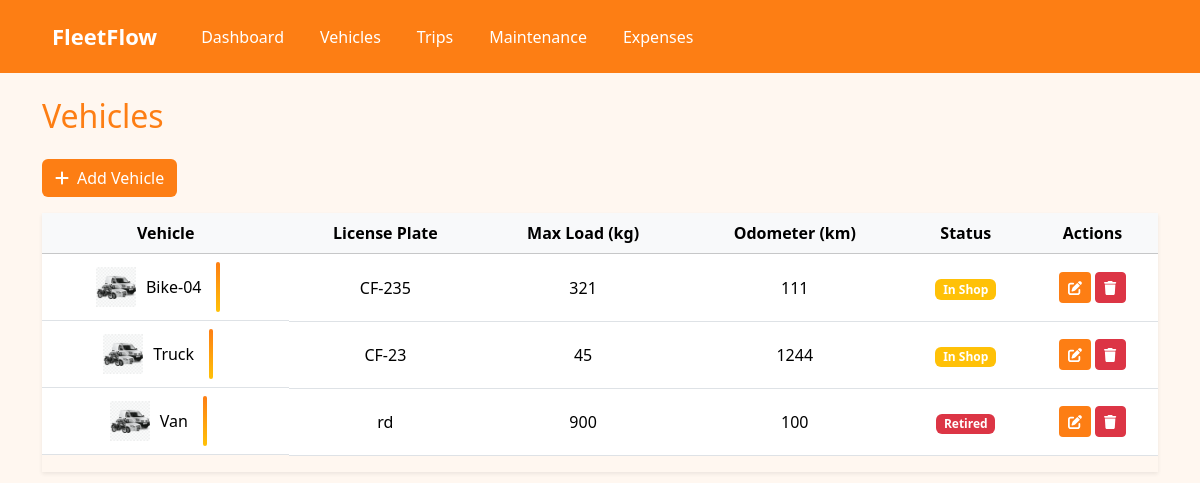
The page /vehicles (signed in) on the database its author committed.
### main/models.py (models this page shows, shortened)
class Vehicle(db.Model):
    id = db.Column(db.Integer, primary_key=True)
    name = db.Column(db.String(100), nullable=False)
    license_plate = db.Column(db.String(20), unique=True, nullable=False)
    max_load = db.Column(db.Integer, nullable=False)
    odometer = db.Column(db.Integer, nullable=False)
    status = db.Column(db.String(20), nullable=False, default="Available")
    created_at = db.Column(db.DateTime, default=datetime.utcnow)
    updated_at = db.Column(db.DateTime, default=datetime.utcnow, onupdate=datetime.utcnow)
    maintenances = db.relationship("Maintenance", backref="vehicle", lazy=True)
    expenses = db.relationship('Expense', backref='vehicle', lazy=True)
    trips = db.relationship("Trip", backref="vehicle", lazy=True)

### main/route.py (the view, shortened to what this page needs)
def vehicles_page():
    if "user" not in session:
        flash("Please login first!")
        return redirect(url_for("login"))
    vehicles = Vehicle.query.all()
    return render_template("vehicles.html", vehicles=vehicles)

### main/templates/vehicles.html (shortened to what this page needs)
<!DOCTYPE html>
<html lang="en">
<head>
  <link href="https://cdn.jsdelivr.net/npm/bootstrap@5.3.2/dist/css/bootstrap.min.css" rel="stylesheet" />
  <link rel="stylesheet" href="https://cdnjs.cloudflare.com/ajax/libs/font-awesome/6.5.0/css/all.min.css">
  <link rel="stylesheet" href="{{ url_for('static', filename='css/style.css') }}" />
</head>
<body>
  <nav class="navbar navbar-expand-lg navbar-dark" style="background-color: #fd7e14;">
    <div class="container-fluid">
      <a class="navbar-brand text-white" href="{{ url_for('dashboard') }}">FleetFlow</a>
      <div class="collapse navbar-collapse">
        <ul class="navbar-nav me-auto mb-2 mb-lg-0">
          <li class="nav-item"><a class="nav-link text-white" href="{{ url_for('dashboard') }}">Dashboard</a></li>
          <li class="nav-item"><a class="nav-link active text-white" href="{{ url_for('vehicles_page') }}">Vehicles</a></li>
          <li class="nav-item"><a class="nav-link text-white" href="{{ url_for('trips_page') }}">Trips</a></li>
          <li class="nav-item"><a class="nav-link text-white" href="{{ url_for('add_maintenance') }}">Maintenance</a></li>
          <li class="nav-item"><a class="nav-link text-white" href="{{ url_for('expenses_page') }}">Expenses</a></li>
        </ul>
      </div>
    </div>
  </nav>
  <div class="container my-4">
    <h2 class="mb-4" style="color: #fd7e14;">Vehicles</h2>
    <button class="btn" style="background-color:#fd7e14; color:white;" data-bs-toggle="modal" data-bs-target="#addVehicleModal">
      <i class="fa fa-plus me-2"></i>Add Vehicle
    </button>
    <div class="table-responsive shadow-sm mt-3">
      <table class="table table-hover align-middle text-center">
        <thead class="table-light">
          <tr>
            <th>Vehicle</th>
            <th>License Plate</th>
            <th>Max Load (kg)</th>
            <th>Odometer (km)</th>
            <th>Status</th>
            <th>Actions</th>
          </tr>
        </thead>
        <tbody id="vehicleTableBody">
          {% for vehicle in vehicles %}
          <tr>
            <td class="d-flex align-items-center justify-content-center">
              <img src="{{ url_for('static', filename='image/final.png') }}" class="vehicle-icon" alt="{{ vehicle.name }}">
              {{ vehicle.name }}
              <div class="vertical-line"></div>
            </td>
            <td>{{ vehicle.license_plate }}</td>
            <td>{{ vehicle.max_load }}</td>
            <td>{{ vehicle.odometer }}</td>
            <td>
              {% if vehicle.status == "Available" %}
                <span class="badge bg-success">{{ vehicle.status }}</span>
              {% elif vehicle.status == "In Shop" %}
                <span class="badge bg-warning">{{ vehicle.status }}</span>
              {% else %}
                <span class="badge bg-danger">{{ vehicle.status }}</span>
              {% endif %}
            </td>
            <td>
              <button class="btn btn-sm" style="background-color:#fd7e14; color:white;"><i class="fa fa-edit"></i></button>
              <button class="btn btn-sm btn-danger"><i class="fa fa-trash"></i></button>
            </td>
          </tr>
          {% endfor %}
        </tbody>
      </table>
    </div>
  </div>
</body>
</html>

### main/static/css/style.css (style rules this page uses)
body { font-family: 'Segoe UI', sans-serif; background:#fff7f0; }
.navbar { background:#ff7a00; padding:15px 40px; }
.navbar-brand { color:white !important; font-size:22px; font-weight:700; }
.nav-link { color:white !important; margin-left:20px; font-weight:500; }

### main/templates/vehicles.html (style rules this page uses)
.vertical-line { width: 4px; height: 50px; background: linear-gradient(to bottom, #fd7e14, #ffc107); border-radius: 2px; margin: 0 15px; animation: slide 2s infinite alternate; }
.vehicle-icon { width: 40px; height: 40px; object-fit: contain; margin-right: 10px; }

### rows shown on the page
Vehicle: name "Bike-04", license_plate "CF-235", max_load "321", odometer "111", status "In Shop"
Vehicle: name "Truck", license_plate "CF-23", max_load "45", odometer "1244", status "In Shop"
Vehicle: name "Van", license_plate "rd", max_load "900", odometer "100", status "Retired"
